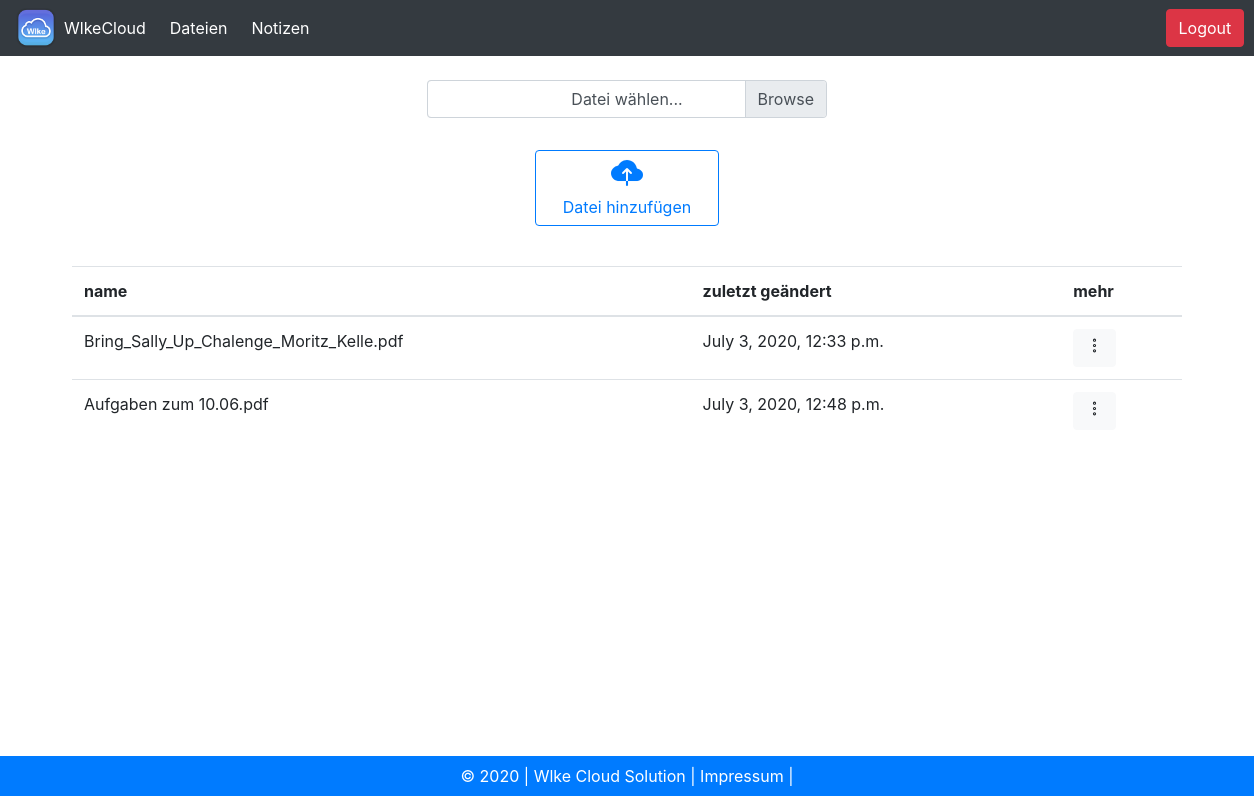
Page /storage/ (signed in) on the earlier database version.
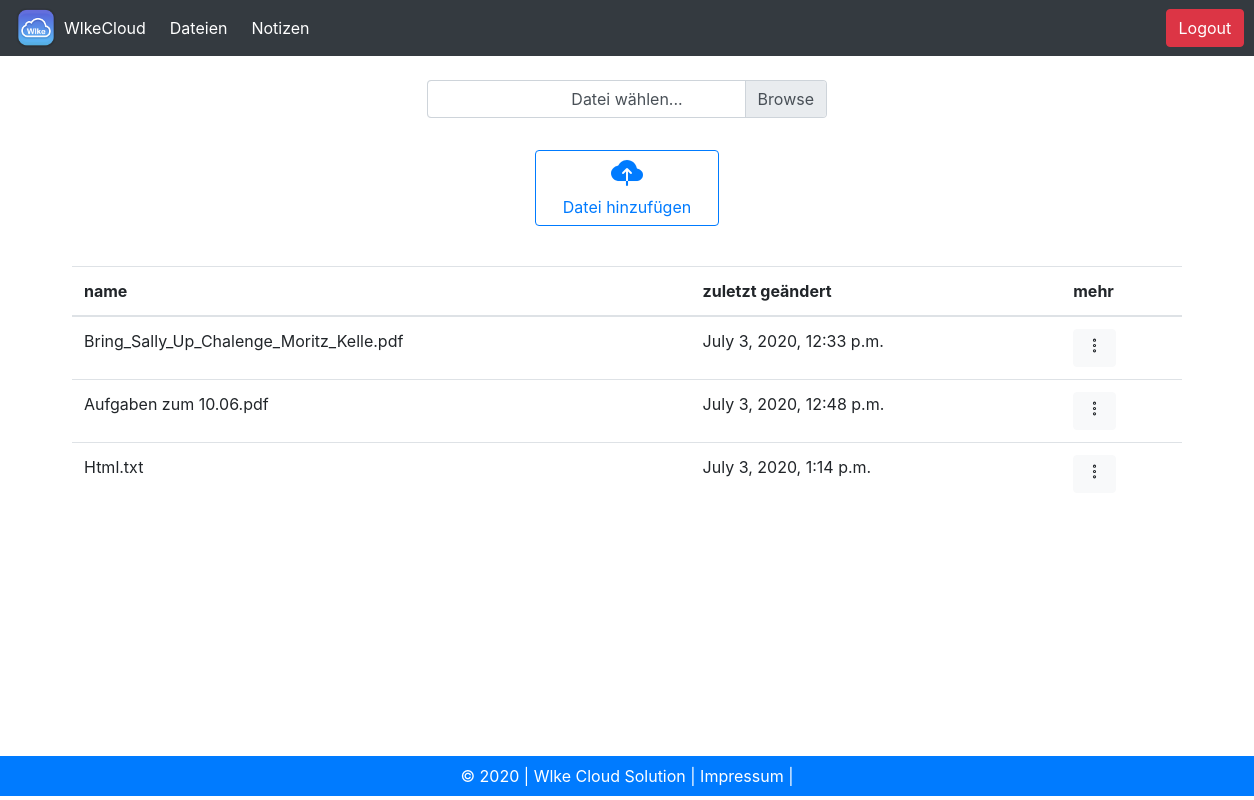
Same page on the later database version.
### storage/models.py (models this page shows, shortened)
class Datei(models.Model):
    benutzer = models.ForeignKey(
        User, on_delete=models.CASCADE, related_name="datei", null=True)
    rand = ''.join(random.choices(
        string.ascii_uppercase + string.digits, k=20))
    datei = models.FileField(
        upload_to='data/' + rand + '/', null=True, blank=True,)
    name = models.CharField(max_length=200)
    uploaded = models.DateTimeField(auto_now_add=True)
    class Meta:
        verbose_name_plural = 'Dateien'

### storage/views.py (the view)
# urls.py: path('', views.index, name="index"),
def index(request):
    if request.method == 'POST' and request.FILES['file']:
        print(request.FILES)
        file = request.FILES['file']
        new_datei = Datei(benutzer=request.user, datei=file, name=file.name)
        new_datei.save()
        return HttpResponseRedirect('/storage/')
    return render(request, 'storage/storage_index.html',)

### templates/storage/storage_index.html (shortened to what this page needs)
{% extends 'base_storage.html' %} {% load crispy_forms_tags %}  {% block content %}
<div class="container text-center">
  <form method="POST" enctype="multipart/form-data">
    <br />
    <div class="custom-file mb-3" style="width: 400px;">
      <label class="custom-file-label" for="validatedCustomFile"
        >Datei wählen...</label
      >
      <label class="custom-file-label" for="validatedCustomFile"
        >Datei wählen...</label
      >
    </div>
    <br />
    <button type="submit" class="btn btn-outline-primary m-3">
      <ion-icon name="cloud-upload" style="font-size: 32px;"></ion-icon>
      <div class="container text-center">Datei hinzufügen</div>
    </button>
  </form>
</div>
<br />
<table class="table">
  <thead>
    <tr>
      <th scope="col">name</th>
      <th scope="col">zuletzt geändert</th>
      <th scope="col">
        mehr
      </th>
    </tr>
  </thead>
  <tbody>
    {% for datei in user.datei.all %}
    <tr>
      <td>
        {{ datei.name }}
      </td>
      <td>{{ datei.uploaded }}</td>
      <td>
        <div class="dropdown">
          <button
            class="btn btn-light"
            type="button"
            id="dropdownMenuButton"
            data-toggle="dropdown"
            aria-haspopup="true"
            aria-expanded="false"
          >
            <ion-icon
              name="ellipsis-vertical-outline"
              style="font-size: 17px;"
            ></ion-icon>
          </button>
        </div>
      </td>
    </tr>
    {% endfor %}
  </tbody>
</table>
{% endblock %}

Differences in the rows shown:
added Datei: name "Html.txt", uploaded "July 3, 2020, 1:14 p.m."
